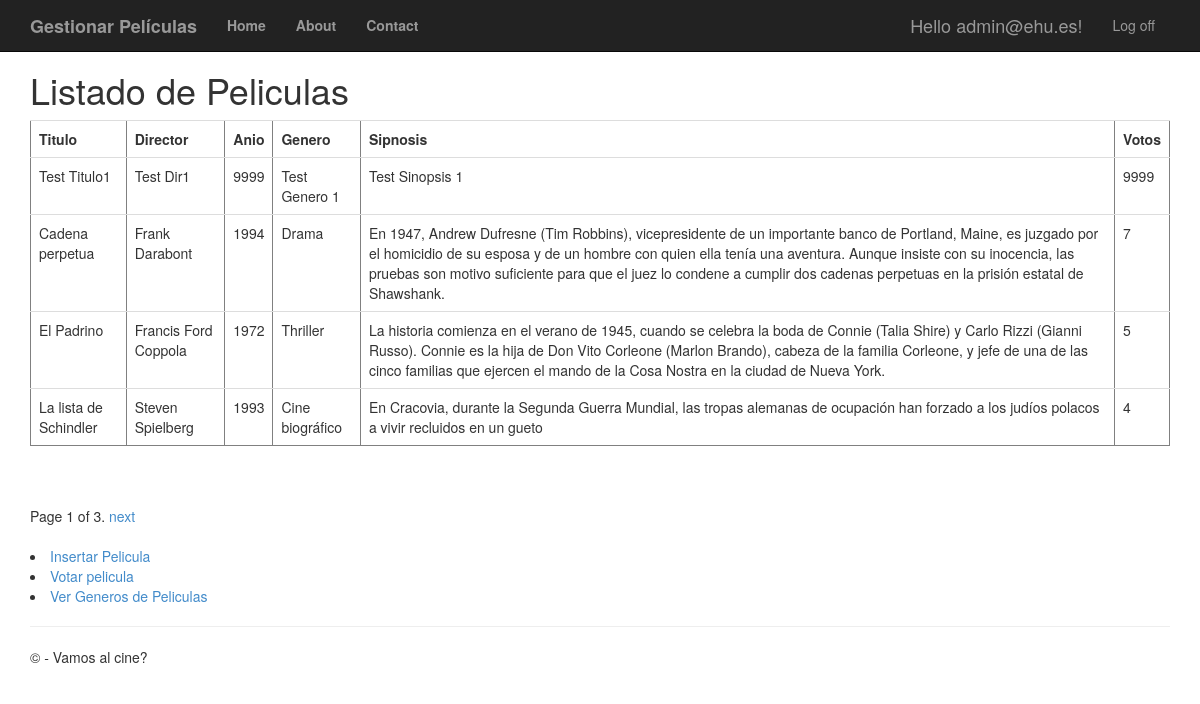
The page /peliculas/ (signed in) on the database its author committed.
### app/models.py (models this page shows, shortened)
class Pelicula(models.Model):
	titulo = models.CharField(max_length=100)
	direccion = models.CharField(max_length=60)
	anio = models.IntegerField(validators=[MaxValueValidator(99999999999)])
	genero = models.CharField(max_length=60)
	sinopsis = models.CharField(max_length=700)
	votos = models.IntegerField(validators=[MaxValueValidator(99999999999)])

### app/views.py (the view)
# urls.py: path('peliculas/', views.peliculas, name='peliculas'),
def peliculas(request):
	if not request.user.is_authenticated:
		return HttpResponseRedirect('/login')
	else:
		film_lista = Pelicula.objects.all().order_by('-votos')
		paginator = Paginator(film_lista, 4) #Se indica que se mostraran 4 peliculas por pagina
		page = request.GET.get('page')
		try:
			pelis = paginator.page(page)
		except PageNotAnInteger:
			pelis = paginator.page(1)
		except EmptyPage:
			pelis = paginator.page(paginator.num_pages)
		return render(request, 'app/peliculas.html', {'pelis': pelis})

### app/templates/app/peliculas.html (shortened to what this page needs)
{% extends "app/layout.html"%}
{% block content %}
<h1>Listado de Peliculas</h1>
<table border='1' class="table">
	<tr><td><b>Titulo</b></td><td><b>Director</b></td><td><b>Anio</b></td><td><b>Genero</b></td><td><b>Sipnosis</b></td><td><b>Votos</b></td></tr>
	{% for filma in pelis %}
	<tr>
		<td>{{ filma.titulo }}</td>
		<td>{{ filma.direccion }}</td>
		<td>{{ filma.anio }}</td>
		<td>{{ filma.genero }}</td>
		<td>{{ filma.sinopsis }}</td>
		<td>{{ filma.votos }}</td>
	</tr>
	{% endfor %}
</table>
<br />
{% if pelis.has_other_pages %}
<div class="pagination">
	<span class="step-links">
		<span class="current">
			Page {{ pelis.number }} of {{ pelis.paginator.num_pages }}.
		</span>
		{% if pelis.has_next %}
		<a href="?page={{ pelis.next_page_number }}">next</a>
		{% endif %}
	</span>
</div>
<br />
{% endif %}
{% if request.user.is_superuser %}
<li><a href="{% url 'new_pelicula' %}">Insertar Pelicula</a></li>
{% endif %}
<li><a href="{% url 'voto' %}">Votar pelicula</a></li>
<li><a href="{% url 'generos' %}">Ver Generos de Peliculas</a></li>
{% endblock %}

### app/templates/app/loginpartial.html (shortened to what this page needs)
{% if user.is_authenticated %}
<form id="logoutForm" action="/logout/" method="post" class="navbar-right">
    <ul class="nav navbar-nav navbar-right">
        <li><span class="navbar-brand">Hello {{ user.username }}!</span></li>
        <li><a href="javascript:document.getElementById('logoutForm').submit()">Log off</a></li>
    </ul>
</form>
{% else %}
<ul class="nav navbar-nav navbar-right">
    <li><a href="{% url 'registro' %}">Registro</a></li>
    <li><a href="{% url 'login' %}">Login</a></li>
</ul>
{% endif %}

### app/static/app/content/site.css (style rules this page uses)
body { padding-top: 50px; padding-bottom: 20px; }

### rows shown on the page
Pelicula: titulo "Test Titulo1", direccion "Test Dir1", anio "9999", genero "Test Genero 1", sinopsis "Test Sinopsis 1", votos "9999"
Pelicula: titulo "Cadena perpetua", direccion "Frank Darabont", anio "1994", genero "Drama", sinopsis "En 1947, Andrew Dufresne (Tim Robbins), vicepresidente de un importante banco de Portland, Maine, es juzgado por el homicidio de su esposa y de un hombre con quien ella tenía una aventura. Aunque insiste con su inocencia, las pruebas son motivo suficiente para que el juez lo condene a cumplir dos cadenas perpetuas en la prisión estatal de Shawshank.", votos "7"
Pelicula: titulo "El Padrino", direccion "Francis Ford Coppola", anio "1972", genero "Thriller", sinopsis "La historia comienza en el verano de 1945, cuando se celebra la boda de Connie (Talia Shire) y Carlo Rizzi (Gianni Russo). Connie es la hija de Don Vito Corleone (Marlon Brando), cabeza de la familia Corleone, y jefe de una de las cinco familias que ejercen el mando de la Cosa Nostra en la ciudad de Nueva York.", votos "5"
Pelicula: titulo "La lista de Schindler", direccion "Steven Spielberg", anio "1993", genero "Cine biográfico", sinopsis "En Cracovia, durante la Segunda Guerra Mundial, las tropas alemanas de ocupación han forzado a los judíos polacos a vivir recluidos en un gueto", votos "4"

### other values the page prints
{{ user.username }} "admin@ehu.es"
{{ pelis.number }} "1"
{{ pelis.paginator.num_pages }} "3"
